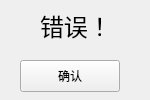
<?xml version="1.0" encoding="UTF-8"?>
<ui version="4.0">
 <class>Form</class>
 <widget class="QWidget" name="Form">
  <property name="geometry">
   <rect>
    <x>0</x>
    <y>0</y>
    <width>150</width>
    <height>100</height>
   </rect>
  </property>
  <property name="minimumSize">
   <size>
    <width>150</width>
    <height>100</height>
   </size>
  </property>
  <property name="maximumSize">
   <size>
    <width>150</width>
    <height>100</height>
   </size>
  </property>
  <property name="windowTitle">
   <string>Form</string>
  </property>
  <widget class="QLabel" name="label">
   <property name="geometry">
    <rect>
     <x>40</x>
     <y>10</y>
     <width>61</width>
     <height>31</height>
    </rect>
   </property>
   <property name="sizePolicy">
    <sizepolicy hsizetype="Preferred" vsizetype="Preferred">
     <horstretch>0</horstretch>
     <verstretch>0</verstretch>
    </sizepolicy>
   </property>
   <property name="styleSheet">
    <string notr="true">font: 24px;</string>
   </property>
   <property name="text">
    <string>错误！</string>
   </property>
   <property name="scaledContents">
    <bool>false</bool>
   </property>
  </widget>
  <widget class="QPushButton" name="ensure">
   <property name="geometry">
    <rect>
     <x>20</x>
     <y>60</y>
     <width>100</width>
     <height>32</height>
    </rect>
   </property>
   <property name="text">
    <string>确认</string>
   </property>
  </widget>
 </widget>
 <resources/>
 <connections/>
</ui>
